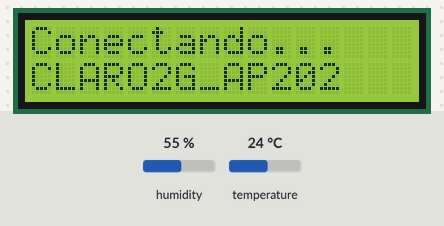
Simulated run of this sketch. Board: ESP8266 (NodeMCU). Shown: 16×2 character LCD. The inputs (shaded band) are chosen by the test bench; at power-on: humidity 55 %, temperature 24 °C. WiFi joins after 1.5 s; servers stay silent unless stated; what the sketch prints to the serial monitor is not drawn.

Above: at 0.2 s.
At 8.0 s:
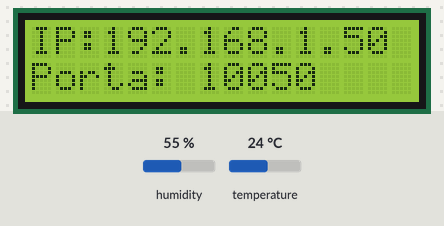

The sketch:

ESP8266_Code.ino
```cpp
/*--------- Declaracao de bibliotecas necessarias ---------*/
#include <ESP8266WiFi.h>
#include <WiFiClient.h>
#include <ESP8266WebServer.h>
#include <ESP8266mDNS.h>
#include <LiquidCrystal_I2C.h>//display lcd com i2c
#include <DHT.h>//biblioteca para o sensor de temperatura e humidade
#include <DHT_U.h>//biblioteca para o sensor de temperatura e humidade
#include <Adafruit_Sensor.h>//biblioteca para o sensor de temperatura e humidade

#define DHTTYPE DHT11 //tipo do dht
#define PIN_DHT_1 12 //porta D6

#ifndef STASSID
#define STASSID "CLARO2G_AP202" //nome da rede wifi
#define STAPSK "33720690"  //senha da rede wifi
#endif

//DEFINIÇÃO DE IP FIXO PARA O NODEMCU
IPAddress ip(192,168,0,203); //COLOCAR UM IP FIXO NA FAIXA DE IP DISPONÍVEL DO SEU ROTEADOR
IPAddress gateway(192,168,0,1); //GATEWAY DE CONEXÃO (ALTERE PARA O GATEWAY DO SEU ROTEADOR)
IPAddress subnet(255,255,255,0); //MASCARA DE REDE

ESP8266WebServer server(10050); //o padrao da seria a porta 80, usou-se a 10050
LiquidCrystal_I2C lcd_1(0x27, 16, 2); //por o endereco identificada
DHT DHT_1(PIN_DHT_1,DHTTYPE,11); //Inicializa o sensor
const char *ssid = STASSID, *password = STAPSK;
float READ_TEMPERATURA = 0, READ_UMIDADE = 0;
int LCD_counter = 0, all_counter = 0, tempo_tela = 50;

/*--------------- Declaracao dos Metodos ---------------*/
//Escrita no LCD
void LCD_write(int linha, String text)
{
  int max_chars = 19;
  for(int i = 0; i!=max_chars && i!=text.length(); i++)
  {
    lcd_1.setCursor(i, linha);
    lcd_1.print(text[i]);
  }
}

//Atualizacao das telas (3 telas usadas)

void LCD_Update()
{
  if (LCD_counter == tempo_tela*4 + 1)
    LCD_counter = 0;

  if (LCD_counter == 1)
  {
    Serial.println("Tela 1");
    lcd_1.clear();
    LCD_write(0, "IP:"+WiFi.localIP().toString());
    LCD_write(1, "Porta: 10050");
  }
  if(LCD_counter == tempo_tela*2)
  {
    Serial.println("Tela 2");
    lcd_1.clear();
    LCD_write(0, "NOME: MD0"); //nome dado ao modulo
    LCD_write(1,"LOCAL: TRAFO I");
  }
  if (LCD_counter == tempo_tela*3)
  {
    Serial.println("Tela 3");
    lcd_1.clear();
    LCD_write(0, "Temp: " + String(READ_TEMPERATURA)+" oC");
    LCD_write(1, "Umid: " + String(READ_UMIDADE)+" %");
  }
  LCD_counter += 1;
}

//leitura dos sensores
void makeRead()
{
  READ_TEMPERATURA =  DHT_1.readTemperature();
  READ_UMIDADE = DHT_1.readHumidity();
  //READ_TEMPERATURA = 30;
  //READ_UMIDADE = 99;
  Serial.print("Temperatura: ");
  Serial.println(READ_TEMPERATURA);
  Serial.print("Umidade: ");
  Serial.println(READ_UMIDADE);
}

String build_KeyValue(String key, String value)
{
  String text = "";
  text += '"';
  text += key;
  text += '"';
  text += " : ";
  text += value;
  return text;
}

//-----------------------------------------------------------------------------------------------------------
void handleRoot()
{
  //gera o código HTML que será exibido ao carregarmos a página inicial do ESP8266
  String text = "";
  text += "{";
  text += build_KeyValue("TEMPERATURA", String(READ_TEMPERATURA));
  text += ",";
  text += build_KeyValue("UMIDADE", String(READ_UMIDADE));
  text += "}";
  //faz o envio para rede
  server.send(200, "application/json", text); //200 significa retorno OK
}

void handleNotFound()
{
  String message = "File Not Found\n\n";
  message += "URI: ";
  message += server.uri();
  message += "\nMethod: ";
  message += (server.method() == HTTP_GET) ? "GET" : "POST";
  message += "\nArguments: ";
  message += server.args();
  message += "\n";
  for (uint8_t i = 0; i < server.args(); i++)
    message += " " + server.argName(i) + ": " + server.arg(i) + "\n";
  server.send(404, "text/plain", message);
}
//-----------------------------------------------------------------------------------------------------------

void setup(void)
{
  DHT_1.begin();             //inicializa o sensor de umidade e temperatura

  lcd_1.init();
  lcd_1.backlight();

  Serial.begin(115200);
  //WiFi.mode(WIFI_STA);
  WiFi.begin(ssid, password);
  WiFi.config(ip,gateway,subnet);

  Serial.println("starting");
  Serial.println("");

  lcd_1.clear();
  LCD_write(0, "Conectando...");
  LCD_write(1, STASSID);

  while (WiFi.status() != WL_CONNECTED)
  {
    delay(500);
    Serial.print(".");
  }
  Serial.println("");
  Serial.print("Connected to ");
  Serial.println(ssid);
  Serial.print("IP address: ");
  Serial.println(WiFi.localIP());

  if (MDNS.begin("esp8266"))
    Serial.println("MDNS responder started");

  server.on("/", handleRoot);
  server.on("/inline", [](){ server.send(200, "text/plain", "this works as well");});
  server.onNotFound(handleNotFound);
  server.begin();
  Serial.println("HTTP server started");

  all_counter = 0;
}

void loop(void)
{
  server.handleClient();
  MDNS.update();
  if(all_counter == 2750)
  {
    makeRead();
    LCD_Update();
    all_counter = 0;
  }
  all_counter = all_counter + 1;
}
```
